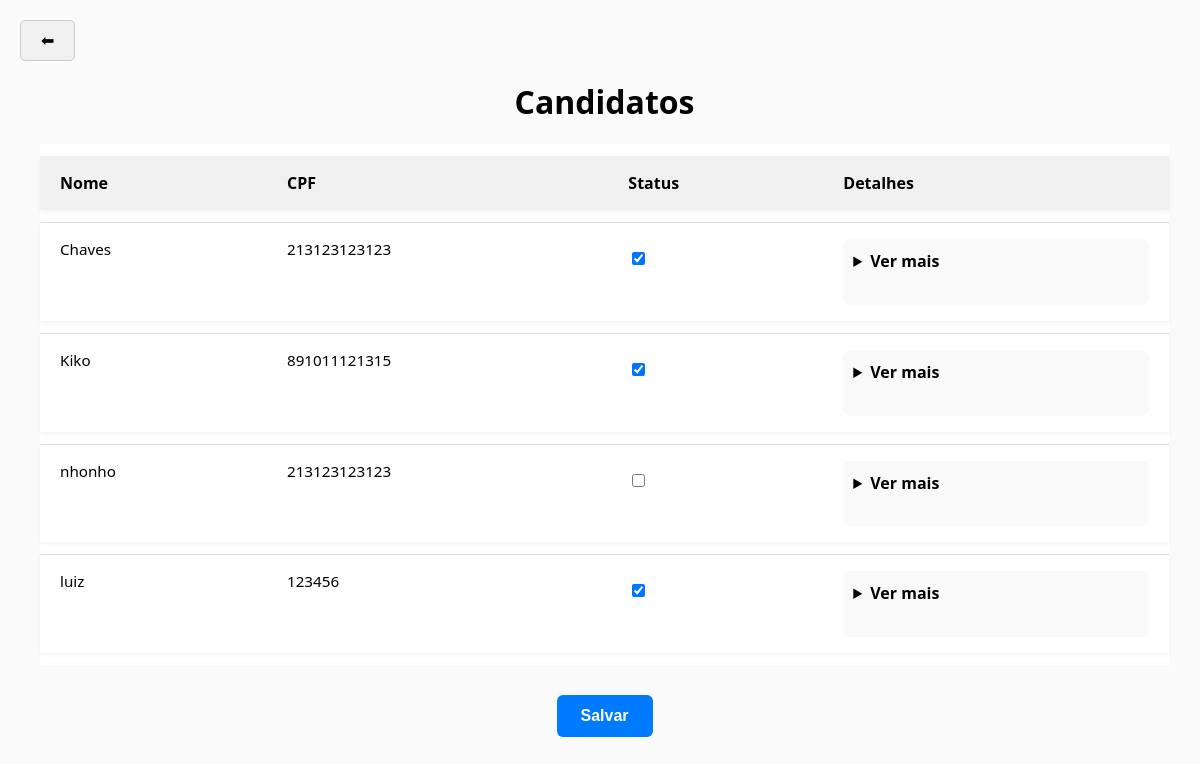
/candidatos/, run on an earlier commit of the app's database.
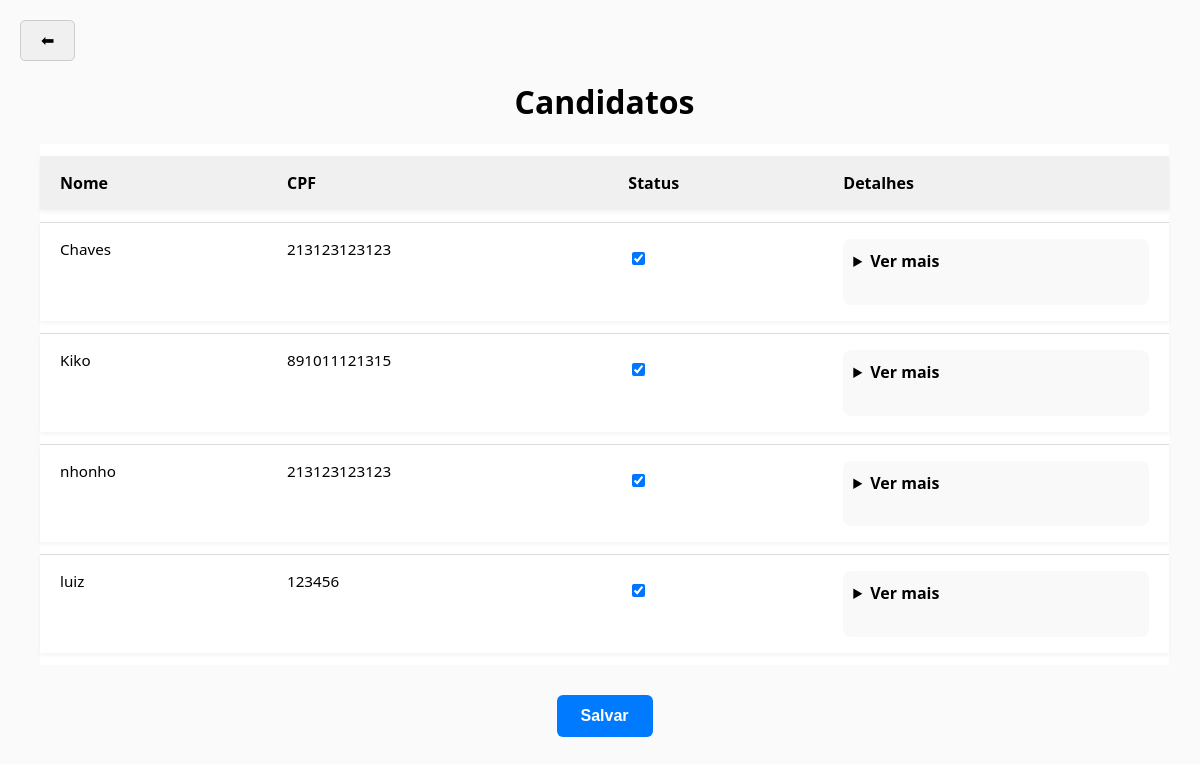
And on a later commit of the database.
### portal/models.py (models this page shows, shortened)
class Candidato(models.Model):
    user = models.OneToOneField(User, on_delete=models.CASCADE, null=True, blank=True)
    nome_completo = models.CharField(max_length=200)
    data_nascimento = models.DateField()
    idade = models.IntegerField(editable = False)
    sexo = models.CharField(max_length=20)
    raca_cor = models.CharField(max_length=50)
    cpf = models.CharField(max_length=14)
    telefone = models.CharField(max_length=20, blank=True)
    whatsapp = models.BooleanField()
    estado_civil = models.CharField(max_length=50, blank=True)
    email = models.EmailField(blank=True)
    endereco_principal = models.CharField(max_length=200)
    numero = models.CharField(max_length=20)
    bairro = models.CharField(max_length=100)
    municipio_uf = models.CharField(max_length=100)
    microrregiao = models.CharField(max_length=100, blank=True)
    cep = models.CharField(max_length=20)
    ingressara_no_projeto = models.BooleanField()
    turno = models.CharField(max_length=50, blank=True)
    apadrinhado = models.BooleanField()
    escolaridade = models.CharField(max_length=100, blank=True)
    rede_ensino = models.CharField(max_length=50, blank=True)
    ano_ou_periodo = models.CharField(max_length=20, blank=True)
    turno_escolar = models.CharField(max_length=50, blank=True)
    motivo_nao_estuda = models.TextField(blank=True)
    pretende_estudar = models.BooleanField(null=True)
    situacao_profissional = models.CharField(max_length=100, blank=True)
    profissao = models.CharField(max_length=100, blank=True)
    local_trabalho = models.CharField(max_length=100, blank=True)
    bairro_trabalho = models.CharField(max_length=100, blank=True)
    salario = models.DecimalField(max_digits=10, decimal_places=2, null=True, blank=True)
    conhece_eca = models.CharField(max_length=50, blank=True)
    nocao_cidadania = models.BooleanField(null=True)
    referencia_familiar = models.CharField(max_length=20, blank=True)
    conhece_conselho = models.CharField(max_length=100, blank=True)
    conhece_foscar = models.CharField(max_length=100, blank=True)
    possui_plano = models.BooleanField(null=True)
    nome_plano = models.CharField(max_length=100, blank=True)
    problema_saude = models.BooleanField(null=True)
    acompanhamento_medico = models.BooleanField(null=True)
    cirurgia = models.BooleanField(null=True)
    problema_atual = models.TextField(blank=True)
    deficiencia_fisica = models.BooleanField(null=True)
    tipo_deficiencia = models.CharField(max_length=100, blank=True)
    desenvolvimento_mental = models.TextField(blank=True)
    onde_procura_saude = models.CharField(max_length=100, blank=True)
    refeicoes_dia = models.IntegerField(null=True, blank=True)
    alimentacao = models.TextField(blank=True)
    participa_grupo = models.TextField(blank=True)
    tipo_casa = models.CharField(max_length=100, blank=True)
    tipo_moradia = models.CharField(max_length=100, blank=True)
    vulnerabilidade = models.TextField(blank=True)
    numero_comodos = models.IntegerField(null=True, blank=True)
    divisorias_crianca_adulto = models.BooleanField(null=True)
    tem_banheiro = models.BooleanField(null=True)
    banheiro_dentro = models.BooleanField(null=True)
    energia_publica = models.BooleanField(null=True)
    agua = models.CharField(max_length=100, blank=True)
    destino_lixo = models.CharField(max_length=100, blank=True)
    destino_esgoto = models.CharField(max_length=100, blank=True)
    bens = models.TextField(blank=True)
    origem_bens = models.CharField(max_length=100, blank=True)
    cadastrado_cadunico = models.BooleanField(null=True)
    bolsa_familia = models.BooleanField(null=True)
    auxilio_moradia = models.BooleanField(null=True)
    recebe_bpc = models.BooleanField(null=True)
    faixa_renda_familiar = models.CharField(max_length=100, blank=True)
    renda_per_capita = models.DecimalField(max_digits=10, decimal_places=2, null=True, blank=True)
    aprovado = models.BooleanField(null=True, blank=True)

### portal/views.py (the view)
# urls.py: path('candidatos/', views.lista_candidatos, name='lista_candidatos'),
def lista_candidatos(request):
    candidatos = Candidato.objects.all()
    return render(request, "candidatos.html", {"candidatos": candidatos})

### portal/templates/candidatos.html (shortened to what the changed rows need)
{% extends "base.html" %}
{% block content %}
<div class="container">
    <h1>Candidatos</h1>
    <table>
        <thead>
            <tr>
                <th>Nome</th>
                <th>CPF</th>
                <th>Status</th>
                <th>Detalhes</th>
            </tr>
        </thead>
        <tbody>
        {% for candidato in candidatos %}
            <tr>
                <td>{{ candidato.nome_completo }}</td>
                <td>{{ candidato.cpf }}</td>
                <td class="acoes">
                    <div class="status-checkbox">
                        <form method="post" action="{% url 'alterar_status' candidato.id %}">
                            <label class="checkbox-wrapper" title="Clique para aprovar/reprovar">
                                <input type="checkbox" name="status" value="aprovar" onchange="this.form.submit()" {% if candidato.aprovado %}checked{% endif %}>
                            </label>
                        </form>
                    </div>
                </td>
                <td>
                    <details>
                        <summary>Ver mais</summary>
                        <strong>Data de Nascimento:</strong> {{ candidato.data_nascimento }}<br>
                        <strong>Idade:</strong> {{ candidato.idade }}<br>
                        <strong>Sexo:</strong> {{ candidato.sexo }}<br>
                        <strong>Raça/Cor:</strong> {{ candidato.raca_cor }}<br>
                        <strong>Telefone:</strong> {{ candidato.telefone }}<br>
                        <strong>WhatsApp:</strong> {{ candidato.whatsapp }}<br>
                        <strong>Estado Civil:</strong> {{ candidato.estado_civil }}<br>
                        <strong>Email:</strong> {{ candidato.email }}<br>
                        <strong>Endereço:</strong> {{ candidato.endereco_principal }}, {{ candidato.numero }} - {{ candidato.bairro }}<br>
                        <strong>Município/UF:</strong> {{ candidato.municipio_uf }}<br>
                        <strong>Microrregião:</strong> {{ candidato.microrregiao }}<br>
                        <strong>CEP:</strong> {{ candidato.cep }}<br>
                        <strong>Ingressará no Projeto:</strong> {{ candidato.ingressara_no_projeto }}<br>
                        <strong>Turno:</strong> {{ candidato.turno }}<br>
                        <strong>Apadrinhado:</strong> {{ candidato.apadrinhado }}<br><br>
                        <strong>Escolaridade:</strong> {{ candidato.escolaridade }}<br>
                        <strong>Rede de Ensino:</strong> {{ candidato.rede_ensino }}<br>
                        <strong>Ano ou Período:</strong> {{ candidato.ano_ou_periodo }}<br>
                        <strong>Turno Escolar:</strong> {{ candidato.turno_escolar }}<br>
                        <strong>Motivo de Não Estudo:</strong> {{ candidato.motivo_nao_estuda }}<br>
                        <strong>Pretende Estudar:</strong> {{ candidato.pretende_estudar }}<br><br>
                        <strong>Situação Profissional:</strong> {{ candidato.situacao_profissional }}<br>
                        <strong>Profissão:</strong> {{ candidato.profissao }}<br>
                        <strong>Local de Trabalho:</strong> {{ candidato.local_trabalho }}<br>
                        <strong>Bairro do Trabalho:</strong> {{ candidato.bairro_trabalho }}<br>
                        <strong>Salário:</strong> R$ {{ candidato.salario }}<br><br>
                        <strong>Conhece ECA:</strong> {{ candidato.conhece_eca }}<br>
                        <strong>Noção de Cidadania:</strong> {{ candidato.nocao_cidadania }}<br>
                        <strong>Referência Familiar:</strong> {{ candidato.referencia_familiar }}<br>
                        <strong>Conhece Conselho:</strong> {{ candidato.conhece_conselho }}<br>
                        <strong>Conhece FOSCAR:</strong> {{ candidato.conhece_foscar }}<br><br>
                        <strong>Possui Plano de Saúde:</strong> {{ candidato.possui_plano }}<br>
                        <strong>Nome do Plano:</strong> {{ candidato.nome_plano }}<br>
                        <strong>Problema de Saúde:</strong> {{ candidato.problema_saude }}<br>
                        <strong>Acompanhamento Médico:</strong> {{ candidato.acompanhamento_medico }}<br>
                        <strong>Cirurgia:</strong> {{ candidato.cirurgia }}<br>
                        <strong>Problema Atual:</strong> {{ candidato.problema_atual }}<br>
                        <strong>Deficiência Física:</strong> {{ candidato.deficiencia_fisica }}<br>
                        <strong>Tipo de Deficiência:</strong> {{ candidato.tipo_deficiencia }}<br>
                        <strong>Desenvolvimento Mental:</strong> {{ candidato.desenvolvimento_mental }}<br>
                        <strong>Onde Procura Saúde:</strong> {{ candidato.onde_procura_saude }}<br><br>
                        <strong>Refeições por Dia:</strong> {{ candidato.refeicoes_dia }}<br>
                        <strong>Alimentação:</strong> {{ candidato.alimentacao }}<br><br>
                        <strong>Participa de Grupos:</strong> {{ candidato.participa_grupo }}<br><br>
                        <strong>Tipo de Casa:</strong> {{ candidato.tipo_casa }}<br>
                        <strong>Tipo de Moradia:</strong> {{ candidato.tipo_moradia }}<br>
                        <strong>Vulnerabilidade:</strong> {{ candidato.vulnerabilidade }}<br>
                        <strong>Número de Cômodos:</strong> {{ candidato.numero_comodos }}<br>
                        <strong>Divisória Criança/Adulto:</strong> {{ candidato.divisorias_crianca_adulto }}<br>
                        <strong>Tem Banheiro:</strong> {{ candidato.tem_banheiro }}<br>
                        <strong>Banheiro Dentro:</strong> {{ candidato.banheiro_dentro }}<br>
                        <strong>Energia Pública:</strong> {{ candidato.energia_publica }}<br>
                        <strong>Água:</strong> {{ candidato.agua }}<br>
                        <strong>Destino do Lixo:</strong> {{ candidato.destino_lixo }}<br>
                        <strong>Destino do Esgoto:</strong> {{ candidato.destino_esgoto }}<br><br>
                        <strong>Bens:</strong> {{ candidato.bens }}<br>
                        <strong>Origem dos Bens:</strong> {{ candidato.origem_bens }}<br><br>
                        <strong>Cadastrado no CadÚnico:</strong> {{ candidato.cadastrado_cadunico }}<br>
                        <strong>Recebe Bolsa Família:</strong> {{ candidato.bolsa_familia }}<br>
                        <strong>Auxílio Moradia:</strong> {{ candidato.auxilio_moradia }}<br>
                        <strong>Recebe BPC:</strong> {{ candidato.recebe_bpc }}<br><br>
                        <strong>Faixa de Renda Familiar:</strong> {{ candidato.faixa_renda_familiar }}<br>
                    </details>
                </td>
            </tr>
        {% endfor %}
        </tbody>
    </table>
</div>
{% endblock %}

What changed in the data, as far as the page shows it:
changed Candidato "nhonho": aprovado "☐" → "☑"
